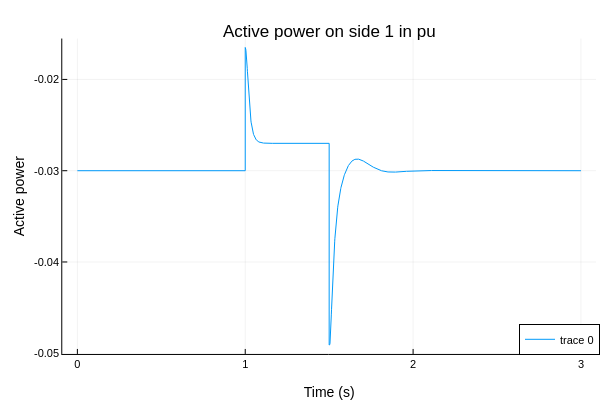

Source (notebook cell):
### Code cell
plotlyjs()
p2 = plot(df[!, "time"], df[!, "line.P1Pu"], label=["P1Pu"])
plot!(p2, legend=:bottomright, titlefontsize=12, labelfontsize=10)
title!(p2, "Active power on side 1 in pu")
xlabel!(p2, "Time (s)")
ylabel!(p2, "Active power")

### Figure 1 — Plotly figure (JSON) as saved in the notebook; plotly's stock layout.template omitted (floating-point values rounded to 4 significant figures; data arrays with more than 128 entries replaced by an {"elided": "..."} marker saying what was removed)
{"data": [{"colorbar": {"len": 0.8761, "title": "", "x": 0.9934, "y": 0.5104}, "legendgroup": ["P1Pu"], "line": {"color": "rgba(0, 154, 250, 1.000)", "dash": "solid", "shape": "linear", "width": 1}, "mode": "lines", "name": ["P1Pu"], "showlegend": true, "type": "scatter", "x": {"elided": "3006 float values"}, "xaxis": "x", "y": {"elided": "3006 float values"}, "yaxis": "y"}], "layout": {"annotations": [{"font": {"color": "rgba(0, 0, 0, 1.000)", "family": "sans-serif", "size": 17}, "rotation": 0, "showarrow": false, "text": "Active power on side 1 in pu", "x": 0.5486, "xanchor": "center", "xref": "paper", "y": 1, "yanchor": "top", "yref": "paper"}], "height": 400, "legend": {"bgcolor": "rgba(255, 255, 255, 1.000)", "bordercolor": "rgba(0, 0, 0, 1.000)", "borderwidth": 1, "font": {"color": "rgba(0, 0, 0, 1.000)", "family": "sans-serif", "size": 11}, "title": {"font": {"color": "rgba(0, 0, 0, 1.000)", "family": "sans-serif", "size": 15}, "text": ""}, "tracegroupgap": 0, "traceorder": "normal", "x": 1, "xanchor": "right", "y": 0.07, "yanchor": "bottom"}, "margin": {"b": 20, "l": 0, "r": 0, "t": 20}, "paper_bgcolor": "rgba(255, 255, 255, 1.000)", "plot_bgcolor": "rgba(255, 255, 255, 1.000)", "showlegend": true, "width": 600, "xaxis": {"anchor": "y", "domain": [0.1038, 0.9934], "gridcolor": "rgba(0, 0, 0, 0.100)", "gridwidth": 0.5, "linecolor": "rgba(0, 0, 0, 1.000)", "mirror": false, "range": [-0.09, 3.09], "showgrid": true, "showline": true, "showticklabels": true, "tickangle": 0, "tickcolor": "rgb(0, 0, 0)", "tickfont": {"color": "rgba(0, 0, 0, 1.000)", "family": "sans-serif", "size": 11}, "tickmode": "array", "ticks": "inside", "ticktext": ["0", "1", "2", "3"], "tickvals": [0, 1, 2, 3], "title": "Time (s)", "titlefont": {"color": "rgba(0, 0, 0, 1.000)", "family": "sans-serif", "size": 14}, "type": "-", "visible": true, "zeroline": false, "zerolinecolor": "rgba(0, 0, 0, 1.000)"}, "yaxis": {"anchor": "x", "domain": [0.07234, 0.9485], "gridcolor": "rgba(0, 0, 0, 0.100)", "gridwidth": 0.5, "linecolor": "rgba(0, 0, 0, 1.000)", "mirror": false, "range": [-0.05008, -0.01552], "showgrid": true, "showline": true, "showticklabels": true, "tickangle": 0, "tickcolor": "rgb(0, 0, 0)", "tickfont": {"color": "rgba(0, 0, 0, 1.000)", "family": "sans-serif", "size": 11}, "tickmode": "array", "ticks": "inside", "ticktext": ["-0.05", "-0.04", "-0.03", "-0.02"], "tickvals": [-0.05, -0.04, -0.03, -0.02], "title": "Active power", "titlefont": {"color": "rgba(0, 0, 0, 1.000)", "family": "sans-serif", "size": 14}, "type": "-", "visible": true, "zeroline": false, "zerolinecolor": "rgba(0, 0, 0, 1.000)"}}}
